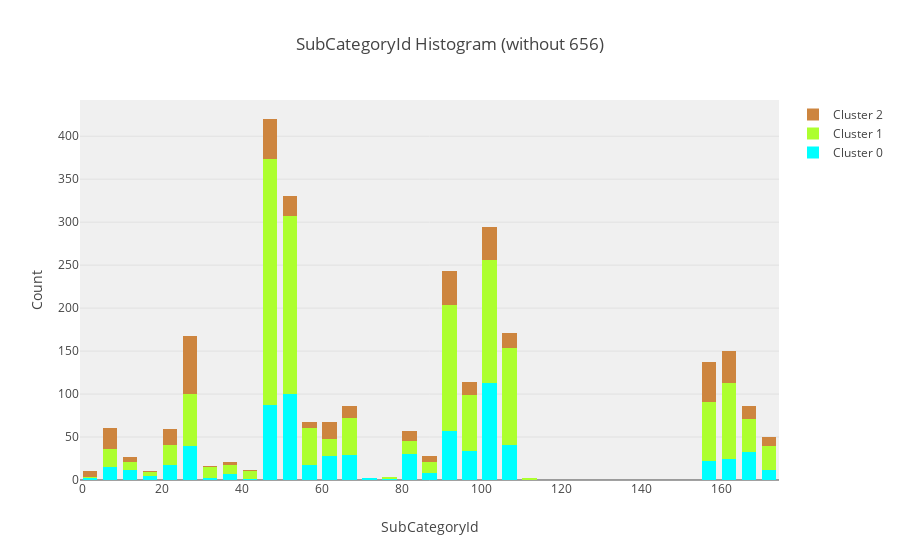

This figure's notebook cell:
### Code cell
# Get SubCategoryId histogram filled by the color of its cluster. 
data_plot = []
for c in range(max(clusters) + 1) :
    data_plot.append(
        go.Histogram(
            x = data_without_656[SUBCATEGORYID_COLUMN][clusters == c].values,
            name = 'Cluster ' + str(c),
            marker = dict(
                color = COLOR_MAP[c]
            )
        )
    )
    
layout = go.Layout(
    title='SubCategoryId Histogram (without 656)',
    xaxis=dict(
        title='SubCategoryId'
    ),
    yaxis=dict(
        title='Count'
    ),
    bargap=0.2,
    bargroupgap=0.1,
    barmode='stack',
    plot_bgcolor='rgba(240,240,240, 0.95)'
)

fig = go.Figure(data=data_plot, layout=layout)
offline.iplot(fig)
pio.write_image(fig, get_path('histogram_subcategoryid_per_cluster_without656'))
Image(get_path('histogram_subcategoryid_per_cluster_without656'))

### Figure 1 — Plotly figure (JSON) as saved in the notebook; plotly's stock layout.template omitted (floating-point values rounded to 4 significant figures; data arrays with more than 128 entries replaced by an {"elided": "..."} marker saying what was removed)
{"data": [{"marker": {"color": "aqua"}, "name": "Cluster 0", "type": "histogram", "uid": "5cfdcebf-0141-467c-9656-af27f59cf1a0", "x": {"elided": "738 int values"}}, {"marker": {"color": "greenyellow"}, "name": "Cluster 1", "type": "histogram", "uid": "7e178b87-961f-4de2-a539-7657dd2a46a1", "x": {"elided": "1476 int values"}}, {"marker": {"color": "peru"}, "name": "Cluster 2", "type": "histogram", "uid": "5b36b47b-0375-4232-8fdc-789bfdedc4f8", "x": {"elided": "479 int values"}}], "layout": {"bargap": 0.2, "bargroupgap": 0.1, "barmode": "stack", "plot_bgcolor": "rgba(240,240,240, 0.95)", "title": {"text": "SubCategoryId Histogram (without 656)"}, "xaxis": {"title": {"text": "SubCategoryId"}}, "yaxis": {"title": {"text": "Count"}}}}
